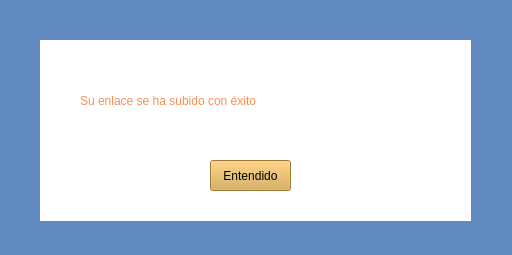
<?xml version="1.0" encoding="UTF-8"?>
<ui version="4.0">
 <class>matriMate</class>
 <widget class="QWidget" name="matriMate">
  <property name="geometry">
   <rect>
    <x>0</x>
    <y>0</y>
    <width>512</width>
    <height>255</height>
   </rect>
  </property>
  <property name="windowTitle">
   <string>Form</string>
  </property>
  <property name="styleSheet">
   <string notr="true">background-color: rgb(96, 137, 191);
</string>
  </property>
  <widget class="QLabel" name="label">
   <property name="geometry">
    <rect>
     <x>40</x>
     <y>40</y>
     <width>431</width>
     <height>181</height>
    </rect>
   </property>
   <property name="styleSheet">
    <string notr="true">background-color: rgb(255, 255, 255);</string>
   </property>
   <property name="text">
    <string/>
   </property>
  </widget>
  <widget class="QLabel" name="label_2">
   <property name="geometry">
    <rect>
     <x>80</x>
     <y>90</y>
     <width>381</width>
     <height>21</height>
    </rect>
   </property>
   <property name="styleSheet">
    <string notr="true">color: rgb(242, 144, 87);
font: 700 15pt &quot;Segoe UI&quot;;

background-color: rgb(255, 255, 255);
</string>
   </property>
   <property name="text">
    <string>Su enlace se ha subido con éxito</string>
   </property>
  </widget>
  <widget class="QPushButton" name="botonEntendidoEnlace">
   <property name="geometry">
    <rect>
     <x>210</x>
     <y>160</y>
     <width>81</width>
     <height>31</height>
    </rect>
   </property>
   <property name="styleSheet">
    <string notr="true">background-color: rgb(217, 167, 74);
font: 700 10pt &quot;Segoe UI&quot;;</string>
   </property>
   <property name="text">
    <string>Entendido</string>
   </property>
  </widget>
 </widget>
 <resources/>
 <connections/>
</ui>
